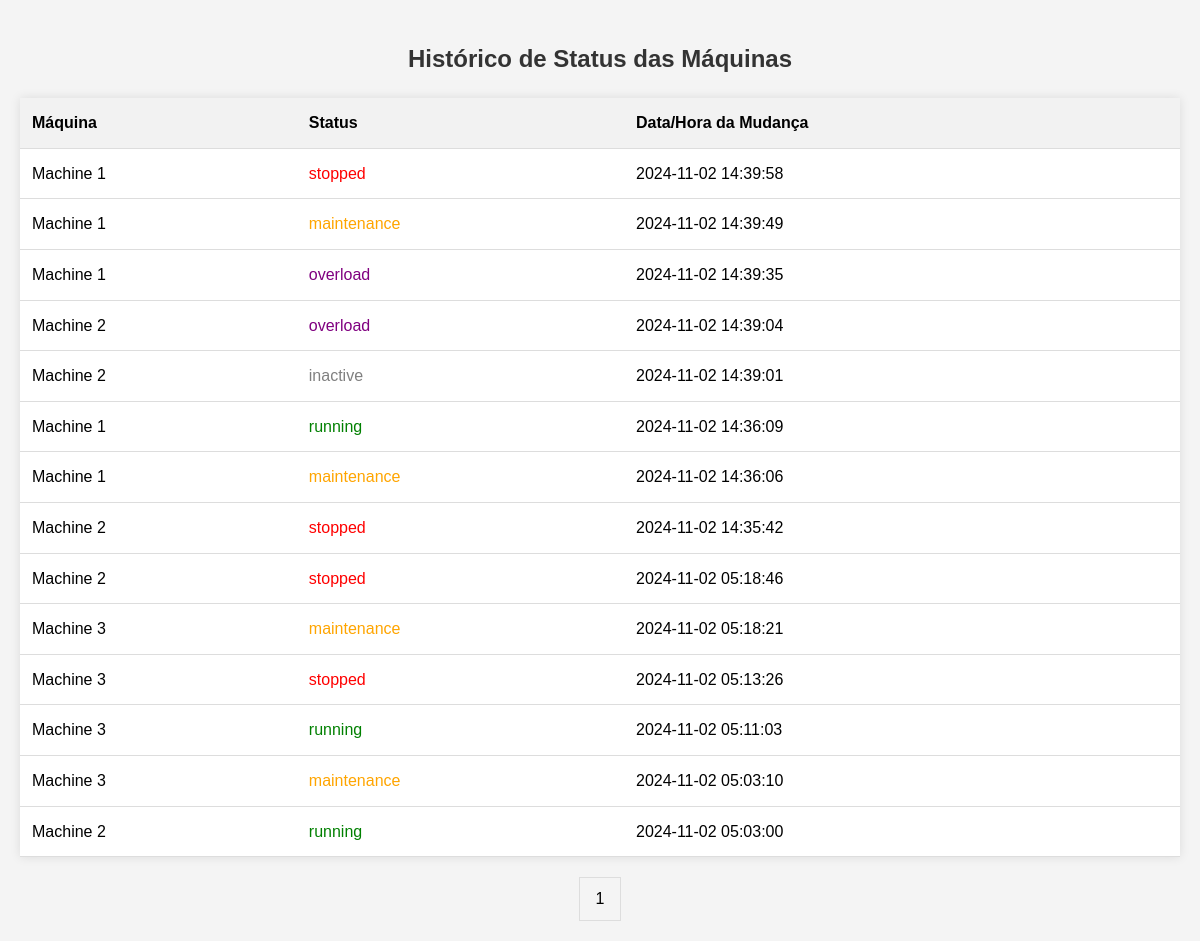
The page /backend/status_history.php on the database as committed earlier.
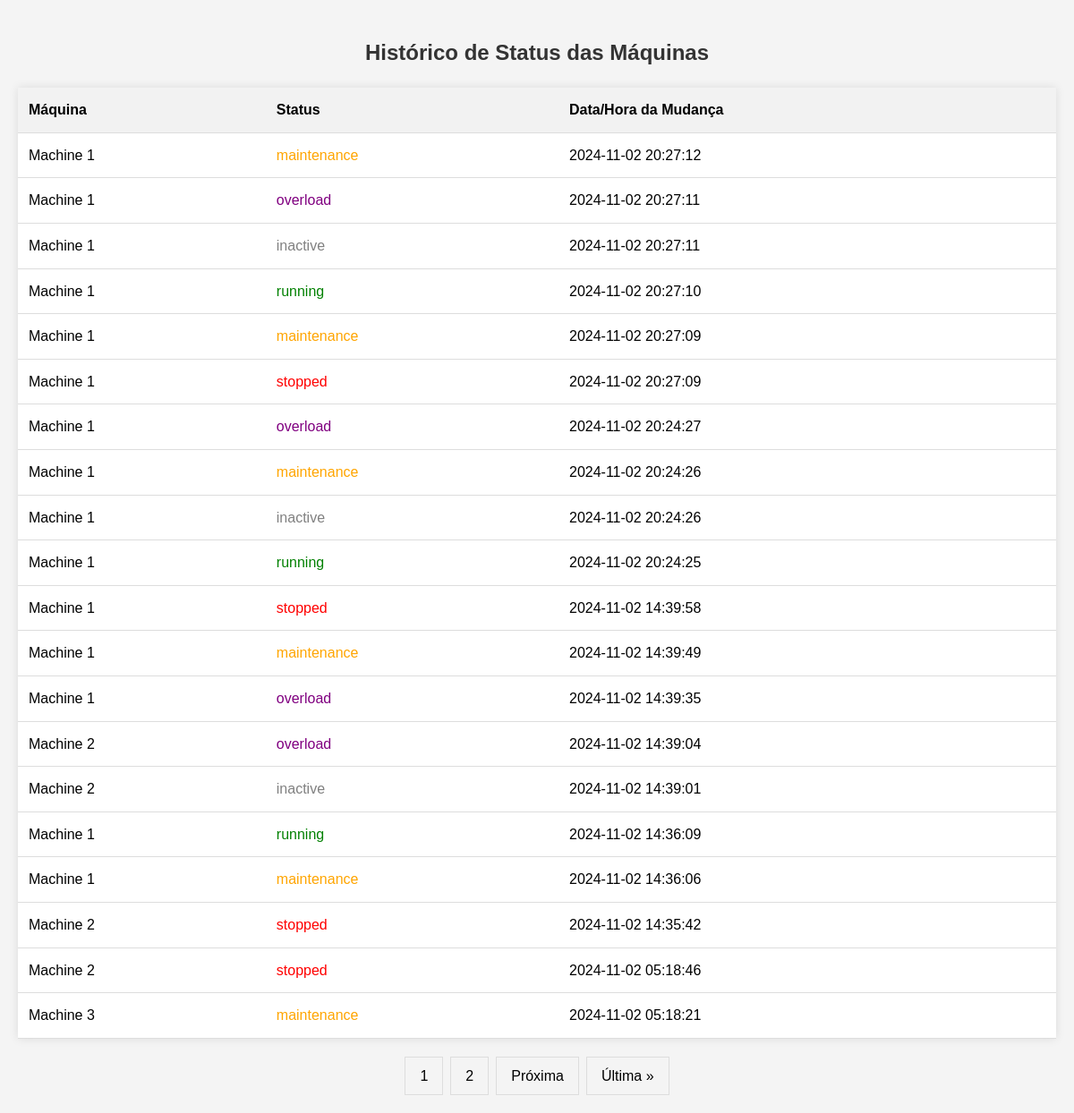
The same page on the database as committed later.
### tables this page shows
CREATE TABLE IF NOT EXISTS `status_history` (
  `id` int NOT NULL AUTO_INCREMENT,
  `machine_id` int NOT NULL,
  `status` enum('running','stopped','maintenance','inactive','overload','morra') NOT NULL,
  `changed_at` timestamp NULL DEFAULT CURRENT_TIMESTAMP,
  PRIMARY KEY (`id`),
  KEY `machine_id` (`machine_id`),
  CONSTRAINT `status_history_ibfk_1` FOREIGN KEY (`machine_id`) REFERENCES `machines` (`id`)
);

CREATE TABLE IF NOT EXISTS `machines` (
  `id` int NOT NULL AUTO_INCREMENT,
  `name` varchar(100) NOT NULL,
  `status` enum('running','stopped','maintenance','inactive','overload','morra') NOT NULL,
  `last_updated` timestamp NULL DEFAULT CURRENT_TIMESTAMP ON UPDATE CURRENT_TIMESTAMP,
  PRIMARY KEY (`id`)
);

### backend/status_history.php (the view, shortened to what this page needs)
<?php
include_once('conexao.php');
$registros_por_pagina = 20;
$pagina_atual = isset($_GET['pagina']) ? (int)$_GET['pagina'] : 1;
$offset = ($pagina_atual - 1) * $registros_por_pagina;
$sql_count = "SELECT COUNT(*) as total FROM status_history";
$result_count = $conn->query($sql_count);
$row_count = $result_count->fetch_assoc();
$total_registros = $row_count['total'];
$total_paginas = ceil($total_registros / $registros_por_pagina);
$sql = "SELECT sh.*, m.name as machine_name
        FROM status_history sh
        JOIN machines m ON sh.machine_id = m.id
        ORDER BY sh.changed_at DESC
        LIMIT $offset, $registros_por_pagina";
$result = $conn->query($sql);
?>
<!DOCTYPE html>
<html lang="pt-br">
<head>
</head>
<body>
    <h2>Histórico de Status das Máquinas</h2>
    <table>
        <tr>
            <th>Máquina</th>
            <th>Status</th>
            <th>Data/Hora da Mudança</th>
        </tr>
        <?php
        if ($result->num_rows > 0) {
            while($row = $result->fetch_assoc()) {
                echo "<tr>";
                echo "<td>" . htmlspecialchars($row["machine_name"]) . "</td>";
                echo "<td class='status-" . $row["status"] . "'>" . htmlspecialchars($row["status"]) . "</td>";
                echo "<td>" . htmlspecialchars($row["changed_at"]) . "</td>";
                echo "</tr>";
            }
        } else {
            echo "<tr><td colspan='3'>Nenhum registro encontrado</td></tr>";
        }
        ?>
    </table>
    <div class="pagination">
        <?php
        $range = 2;
        for ($i = max(1, $pagina_atual - $range); $i <= min($total_paginas, $pagina_atual + $range); $i++) {
            if ($i == $pagina_atual) {
                echo "<span class='active'>$i</span>";
            } else {
                echo "<a href='?pagina=$i'>$i</a>";
            }
        }
        if ($pagina_atual < $total_paginas) {
            echo "<a href='?pagina=" . ($pagina_atual + 1) . "'>Próxima</a>";
            echo "<a href='?pagina=$total_paginas'>Última &raquo;</a>";
        }
        ?>
    </div>
</body>
</html>

### backend/status_history.php (style rules this page uses)
body { font-family: Arial, sans-serif; line-height: 1.6; margin: 0; padding: 20px; background-color: #f4f4f4; }
h2 { color: #333; text-align: center; }
table { width: 100%; border-collapse: collapse; margin-top: 20px; background-color: #fff; box-shadow: 0 0 10px rgba(0, 0, 0, 0.1); }
th, td { padding: 12px; text-align: left; border-bottom: 1px solid #ddd; }
th { background-color: #f2f2f2; font-weight: bold; }
.status-running { color: green; }
.status-stopped { color: red; }
.status-maintenance { color: orange; }
.status-inactive { color: gray; }
.status-overload { color: purple; }
.pagination { display: flex; justify-content: center; margin-top: 20px; }
.pagination a, .pagination span { color: black; float: left; padding: 8px 16px; text-decoration: none; transition: background-color .3s; border: 1px solid #ddd; margin: 0 4px; }

Rows that differ between the two databases and show on the page:
no longer on this page (row unchanged): status_history: machine.name "Machine 3", status "stopped", changed_at "2024-11-02 05:13:26"
no longer on this page (row unchanged): status_history: machine.name "Machine 3", status "running", changed_at "2024-11-02 05:11:03"
no longer on this page (row unchanged): status_history: machine.name "Machine 3", status "maintenance", changed_at "2024-11-02 05:03:10"
no longer on this page (row unchanged): status_history: machine.name "Machine 2", status "running", changed_at "2024-11-02 05:03:00"
added status_history: machine.name "Machine 1", status "maintenance", changed_at "2024-11-02 20:27:12"
added status_history: machine.name "Machine 1", status "overload", changed_at "2024-11-02 20:27:11"
added status_history: machine.name "Machine 1", status "inactive", changed_at "2024-11-02 20:27:11"
added status_history: machine.name "Machine 1", status "running", changed_at "2024-11-02 20:27:10"
added status_history: machine.name "Machine 1", status "maintenance", changed_at "2024-11-02 20:27:09"
added status_history: machine.name "Machine 1", status "stopped", changed_at "2024-11-02 20:27:09"
added status_history: machine.name "Machine 1", status "overload", changed_at "2024-11-02 20:24:27"
added status_history: machine.name "Machine 1", status "maintenance", changed_at "2024-11-02 20:24:26"
added status_history: machine.name "Machine 1", status "inactive", changed_at "2024-11-02 20:24:26"
added status_history: machine.name "Machine 1", status "running", changed_at "2024-11-02 20:24:25"
Other text that changed with them:
new list line: "2"
text now shown: "Próxima Última »"
